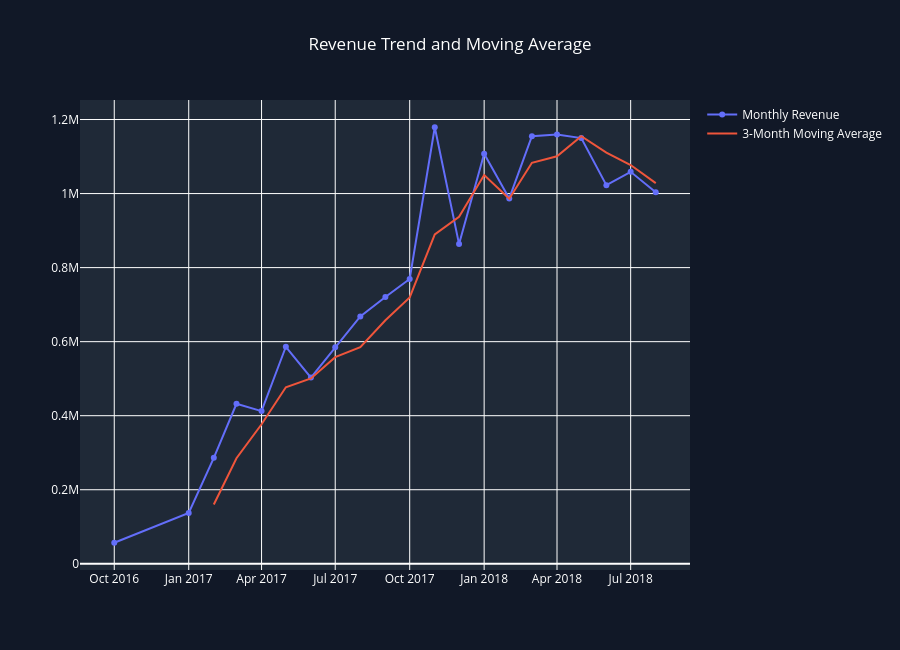

The notebook cell saved with this chart:
### Code cell
fig = go.Figure()

fig.add_trace(
    go.Scatter(
        x=monthly_revenue_clean["year_month"].astype(str),
        y=monthly_revenue_clean["total_item_value"],
        mode="lines+markers",
        name="Monthly Revenue"
    )
)

fig.add_trace(
    go.Scatter(
        x=monthly_revenue_clean["year_month"].astype(str),
        y=monthly_revenue_clean["moving_avg_3"],
        mode="lines",
        name="3-Month Moving Average"
    )
)

fig.update_layout(
    title="Revenue Trend and Moving Average",
    title_x=0.5,
    height=650,
    paper_bgcolor="#111827",
    plot_bgcolor="#1F2937",
    font_color="white"
)

fig.show()

### Figure 1 — Plotly figure (JSON) as saved in the notebook; plotly's stock layout.template omitted (floating-point values rounded to 4 significant figures)
{"data": [{"mode": "lines+markers", "name": "Monthly Revenue", "type": "scatter", "x": ["2016-10", "2017-01", "2017-02", "2017-03", "2017-04", "2017-05", "2017-06", "2017-07", "2017-08", "2017-09", "2017-10", "2017-11", "2017-12", "2018-01", "2018-02", "2018-03", "2018-04", "2018-05", "2018-06", "2018-07", "2018-08"], "y": [56810.0, 137200.0, 286300.0, 432000.0, 412400.0, 586200.0, 503000.0, 585000.0, 668200.0, 720400.0, 769300.0, 1179000.0, 863500.0, 1107000.0, 986900.0, 1155000.0, 1160000.0, 1150000.0, 1023000.0, 1059000.0, 1003000.0]}, {"mode": "lines", "name": "3-Month Moving Average", "type": "scatter", "x": ["2016-10", "2017-01", "2017-02", "2017-03", "2017-04", "2017-05", "2017-06", "2017-07", "2017-08", "2017-09", "2017-10", "2017-11", "2017-12", "2018-01", "2018-02", "2018-03", "2018-04", "2018-05", "2018-06", "2018-07", "2018-08"], "y": [NaN, NaN, 160100.0, 285200.0, 376900.0, 476900.0, 500500.0, 558000.0, 585400.0, 657900.0, 719300.0, 889600.0, 937300.0, 1050000.0, 985900.0, 1083000.0, 1101000.0, 1155000.0, 1111000.0, 1077000.0, 1028000.0]}], "layout": {"font": {"color": "white"}, "height": 650, "paper_bgcolor": "#111827", "plot_bgcolor": "#1F2937", "title": {"text": "Revenue Trend and Moving Average", "x": 0.5}}}
